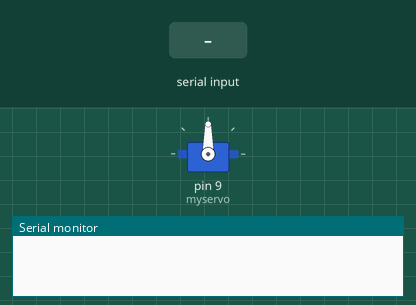
This sketch was run on a simulated Arduino Uno, built with avr-gcc and run on an emulated ATmega328P. Shown: servo, the last lines printed to the serial monitor. Inputs (shaded band) come from the test bench.

Above: at 1.2 s.
1.3 s: "R\n" received over Serial
At 2.1 s:
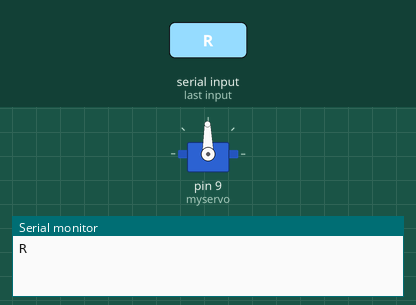
2.8 s: "L\n" received over Serial
At 3.2 s:
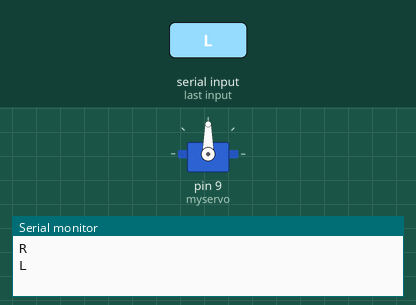
Timing chart, 0 to 5.8 s (numbered marks = the images above; inputs shaded):
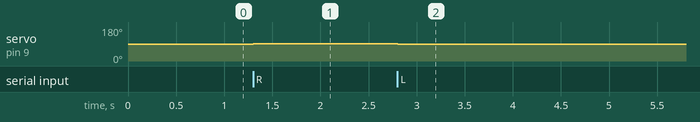

Measured:
- after the input at 1.3 s, servo on pin 9 (myservo): 90° → 91° at once
- after the input at 2.8 s, servo on pin 9 (myservo): 91° → 90° at once

The sketch:

servo.ino
```cpp
#include <Servo.h>
#include <stdio.h>
#include <stdlib.h>

Servo myservo;  // create servo object to control a servo
String readString;
int pos = 0;    // variable to store the servo position
String c;

void setup() {
  myservo.attach(9);  // attaches the servo on pin 9 to the servo object
  Serial.begin(9600);
  pos = 90;
  myservo.write(pos);
}

void loop() {
  if (Serial.available()) {
    String str = Serial.readStringUntil('\n');
    char compass = str[0];
    Serial.println(compass);

    if (compass == 'R') {
      pos = pos + 1;
      myservo.write(pos);
      delay(10);

    } else if (compass == 'L') {
      pos = pos - 1;
      myservo.write(pos);
      delay(10);

    }
  }
}
```
